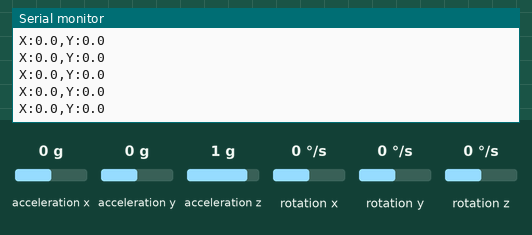
Recording of a sketch running on a simulated Arduino Uno, built with avr-gcc and run on an emulated ATmega328P. Shown: the last lines printed to the serial monitor. The test bench sets the inputs (shaded band); at power-on: acceleration x 0 g, rotation z 0 °/s, acceleration y 0 g, acceleration z 1 g, rotation x 0 °/s, rotation y 0 °/s.

Above: at 1.7 s.
1.8 s: acceleration x set to -1.4 g
At 2.4 s:
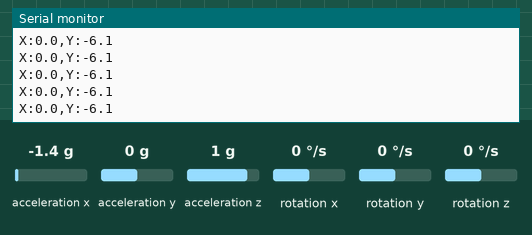
3.3 s: rotation z set to -192 °/s
At 4.2 s:
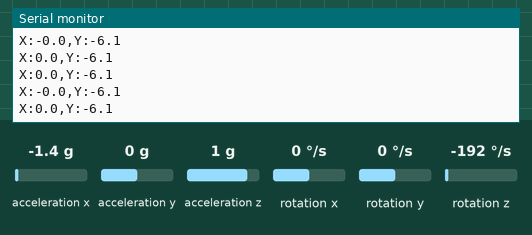
6.3 s: acceleration y set to -1.4 g
At 7.0 s:
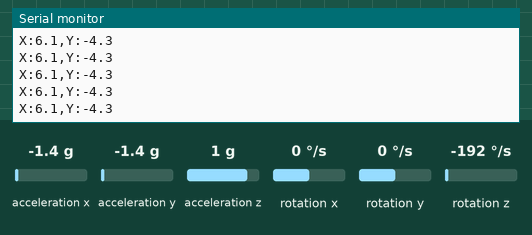
7.8 s: acceleration z set to -1.4 g
At 8.3 s:
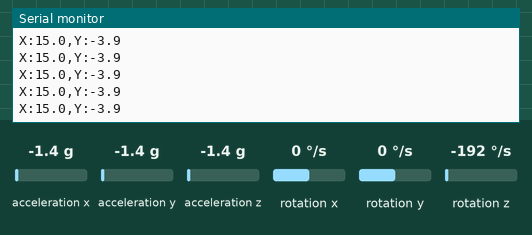
Timing chart, 0 to 10.3 s (numbered marks = the images above; inputs shaded):
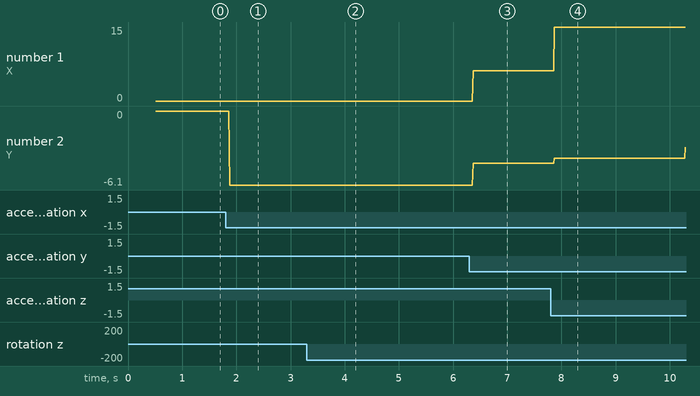

Measured:
- after the input at 1.8 s, the serial monitor: prints a new line after 0.07 s (image 1)
- after the input at 3.3 s, the serial monitor: prints a new line after 0.10 s (image 2)
- after the input at 6.3 s, the serial monitor: prints a new line after 0.07 s (image 3)
- after the input at 7.8 s, the serial monitor: prints a new line after 0.07 s (image 4)
- plotted number 1: 0 → 6.1 after the input at 6.3 s, 6.1 → 15 after the input at 7.8 s
- plotted number 2: 0 → -6.1 after the input at 1.8 s, -6.1 → -4.3 after the input at 6.3 s, -4.3 → -3 after the input at 7.8 s

The sketch:

sensor.ino
```cpp
#include "I2Cdev.h"
#include "MPU6050_6Axis_MotionApps20.h"
#if I2CDEV_IMPLEMENTATION == I2CDEV_ARDUINO_WIRE
    #include "Wire.h"
#endif

MPU6050 mpu;

bool dmpReady = false;
uint8_t devStatus;
uint8_t fifoBuffer[64];
Quaternion q;
VectorFloat gravity;
float ypr[3];           // [yaw, pitch, roll] 角度格納用

void setup() {
    #if I2CDEV_IMPLEMENTATION == I2CDEV_ARDUINO_WIRE
        Wire.begin();
        Wire.setClock(400000); // 400kHz I2Cクロック
    #endif

    Serial.begin(9600);
    mpu.initialize();

    devStatus = mpu.dmpInitialize();

    // キャリブレーションオフセット
    mpu.setXGyroOffset(220);
    mpu.setYGyroOffset(76);
    mpu.setZGyroOffset(-85);
    mpu.setZAccelOffset(1788);

    if (devStatus == 0) {
        mpu.CalibrateAccel(6);
        mpu.CalibrateGyro(6);
        mpu.setDMPEnabled(true);
        dmpReady = true;
    }
}

void loop() {
    if (!dmpReady) return;

    // DMPのデータ取得
    if (mpu.dmpGetCurrentFIFOPacket(fifoBuffer)) {
        mpu.dmpGetQuaternion(&q, fifoBuffer);
        mpu.dmpGetGravity(&gravity, &q);
        mpu.dmpGetYawPitchRoll(ypr, &q, &gravity);

        float roll  = ypr[2] * 180/M_PI; // 左右の傾き
        float pitch = ypr[1] * 180/M_PI; // 前後の傾き

        // 符号をマイナスにすることで、右に傾けたときに左(-X)へ動くように反転
        float x = -((roll / 45.0) * 5.0);   //90度で5ぐらいになる(僕のmpu6050の場合)
        float y = (pitch / 45.0) * 5.0;

        Serial.print("X:");
        Serial.print(x, 1);
        Serial.print(",Y:");
        Serial.println(y, 1);
    }
}
```
